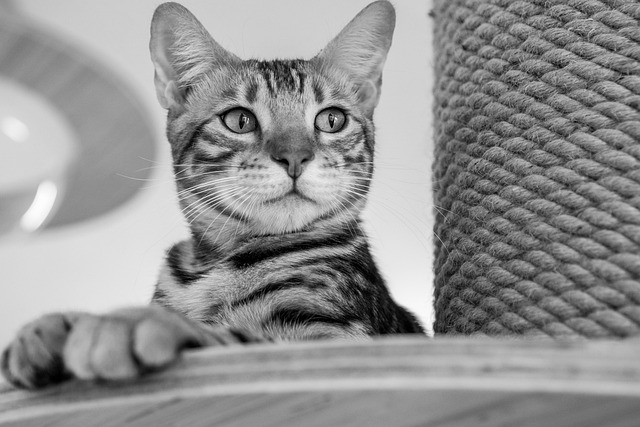
#> input picture imagen_prueba.png, 640 x 427 px
$ python preprocessing.py
#> lines starting #> are read from the running program, lines starting #| are printed output that depends on the picture
"""
preprocessing.py

Módulo de preprocesamiento para un compresor de imágenes basado en DCT.

Etapas implementadas:
1. Carga de imagen.
2. Conversión a escala de grises.
3. Relleno hasta dimensiones múltiplos de 8 usando replicación de borde.
4. División en bloques no solapados de 8x8.
5. Corrimiento de nivel restando 128.

No se utiliza ninguna librería que implemente directamente el algoritmo de compresión.
Solo se usan librerías auxiliares para manejo de arreglos e imágenes.
"""

from dataclasses import dataclass
from pathlib import Path

import numpy as np
from PIL import Image


BLOCK_SIZE = 8


@dataclass
class PreprocessingInfo:
    """
    Información necesaria para reconstruir correctamente la imagen más adelante.

    original_shape:
        Dimensiones originales de la imagen en escala de grises, antes del padding.
        Formato: (alto, ancho)

    padded_shape:
        Dimensiones de la imagen luego del padding.
        Formato: (alto_padded, ancho_padded)

    pad_height:
        Cantidad de filas agregadas al final.

    pad_width:
        Cantidad de columnas agregadas al final.

    block_size:
        Tamaño de bloque utilizado.
    """
    original_shape: tuple[int, int]
    padded_shape: tuple[int, int]
    pad_height: int
    pad_width: int
    block_size: int = BLOCK_SIZE


def load_image(image_path: str | Path) -> np.ndarray:
    """
    Carga una imagen desde disco y la devuelve como arreglo NumPy.

    La imagen se carga en modo RGB para tener una representación consistente,
    incluso si el archivo original estaba en escala de grises, RGBA, etc.

    Parameters
    ----------
    image_path : str | Path
        Ruta al archivo de imagen.

    Returns
    -------
    image_rgb : np.ndarray
        Imagen RGB con forma (alto, ancho, 3) y tipo uint8.
    """
    image_path = Path(image_path)

    if not image_path.exists():
        raise FileNotFoundError(f"No se encontró la imagen: {image_path}")

    with Image.open(image_path) as img:
        image_rgb = img.convert("RGB")
        image_rgb = np.array(image_rgb, dtype=np.uint8)

    return image_rgb


def rgb_to_grayscale(image: np.ndarray) -> np.ndarray:
    """
    Convierte una imagen RGB a escala de grises.

    Se utiliza la combinación ponderada habitual para luminancia:

        Y = 0.299 R + 0.587 G + 0.114 B

    Esta conversión aproxima la sensibilidad del ojo humano,
    que es mayor para el verde, intermedia para el rojo y menor para el azul.

    Parameters
    ----------
    image : np.ndarray
        Imagen de entrada. Puede tener forma:
        - (alto, ancho): imagen ya en escala de grises.
        - (alto, ancho, 3): imagen RGB.
        - (alto, ancho, 4): imagen RGBA, se ignora el canal alfa.

    Returns
    -------
    gray : np.ndarray
        Imagen en escala de grises con forma (alto, ancho) y tipo float32.
    """
    if image.ndim == 2:
        return image.astype(np.float32)

    if image.ndim != 3:
        raise ValueError(
            "La imagen debe tener forma (alto, ancho) o (alto, ancho, canales)."
        )

    if image.shape[2] < 3:
        raise ValueError(
            "La imagen debe tener al menos 3 canales para convertir desde RGB."
        )

    # Se toman solamente los canales RGB. Si hay canal alfa, se ignora.
    r = image[:, :, 0].astype(np.float32)
    g = image[:, :, 1].astype(np.float32)
    b = image[:, :, 2].astype(np.float32)

    gray = 0.299 * r + 0.587 * g + 0.114 * b

    return gray.astype(np.float32)


def compute_padding(height: int, width: int, block_size: int = BLOCK_SIZE) -> tuple[int, int]:
    """
    Calcula cuántas filas y columnas deben agregarse para que
    la imagen tenga dimensiones múltiplos de block_size.

    Parameters
    ----------
    height : int
        Alto original de la imagen.

    width : int
        Ancho original de la imagen.

    block_size : int
        Tamaño de bloque deseado.

    Returns
    -------
    pad_height : int
        Cantidad de filas a agregar.

    pad_width : int
        Cantidad de columnas a agregar.
    """
    if height <= 0 or width <= 0:
        raise ValueError("Las dimensiones de la imagen deben ser positivas.")

    if block_size <= 0:
        raise ValueError("El tamaño de bloque debe ser positivo.")

    pad_height = (block_size - height % block_size) % block_size
    pad_width = (block_size - width % block_size) % block_size

    return pad_height, pad_width


def pad_image_edge(image: np.ndarray, block_size: int = BLOCK_SIZE) -> tuple[np.ndarray, int, int]:
    """
    Rellena la imagen hasta que sus dimensiones sean múltiplos de block_size.

    El relleno se realiza por replicación de borde. Es decir, las filas
    agregadas replican la última fila válida y las columnas agregadas replican
    la última columna válida.

    Parameters
    ----------
    image : np.ndarray
        Imagen en escala de grises con forma (alto, ancho).

    block_size : int
        Tamaño de bloque deseado.

    Returns
    -------
    padded_image : np.ndarray
        Imagen con dimensiones múltiplos de block_size.

    pad_height : int
        Cantidad de filas agregadas.

    pad_width : int
        Cantidad de columnas agregadas.
    """
    if image.ndim != 2:
        raise ValueError("El padding espera una imagen 2D en escala de grises.")

    height, width = image.shape
    pad_height, pad_width = compute_padding(height, width, block_size)

    padded_image = np.pad(
        image,
        pad_width=((0, pad_height), (0, pad_width)),
        mode="edge"
    )

    return padded_image.astype(np.float32), pad_height, pad_width


def split_into_blocks(image: np.ndarray, block_size: int = BLOCK_SIZE) -> np.ndarray:
    """
    Divide una imagen 2D en bloques no solapados de block_size x block_size.

    La imagen debe tener dimensiones múltiplos de block_size.

    Parameters
    ----------
    image : np.ndarray
        Imagen en escala de grises, ya con padding aplicado.
        Forma: (alto_padded, ancho_padded)

    block_size : int
        Tamaño de bloque.

    Returns
    -------
    blocks : np.ndarray
        Arreglo de bloques con forma:

            (num_bloques_vertical, num_bloques_horizontal, block_size, block_size)

        Por ejemplo, para una imagen de 256x256 y bloques de 8x8:
            blocks.shape = (32, 32, 8, 8)
    """
    if image.ndim != 2:
        raise ValueError("La imagen debe ser 2D para dividirla en bloques.")

    height, width = image.shape

    if height % block_size != 0 or width % block_size != 0:
        raise ValueError(
            "Las dimensiones de la imagen deben ser múltiplos del tamaño de bloque."
        )

    num_blocks_h = height // block_size
    num_blocks_w = width // block_size

    blocks = image.reshape(
        num_blocks_h,
        block_size,
        num_blocks_w,
        block_size
    )

    blocks = blocks.transpose(0, 2, 1, 3)

    return blocks.astype(np.float32)


def level_shift_blocks(blocks: np.ndarray, shift: float = 128.0) -> np.ndarray:
    """
    Aplica corrimiento de nivel a los bloques.

    Para imágenes de 8 bits, se resta 128 para pasar aproximadamente de:

        [0, 255]  a  [-128, 127]

    Parameters
    ----------
    blocks : np.ndarray
        Bloques de imagen con forma:
        (num_bloques_vertical, num_bloques_horizontal, block_size, block_size)

    shift : float
        Valor a restar. Para imágenes de 8 bits se usa 128.

    Returns
    -------
    shifted_blocks : np.ndarray
        Bloques con corrimiento de nivel aplicado.
    """
    if blocks.ndim != 4:
        raise ValueError(
            "Los bloques deben tener forma "
            "(num_bloques_vertical, num_bloques_horizontal, block_size, block_size)."
        )

    shifted_blocks = blocks.astype(np.float32) - shift

    return shifted_blocks


def preprocess_image(image_path: str | Path, block_size: int = BLOCK_SIZE) -> tuple[np.ndarray, PreprocessingInfo]:
    """
    Ejecuta el preprocesamiento completo de una imagen.

    Etapas:
    1. Carga de imagen.
    2. Conversión a escala de grises.
    3. Padding por replicación de borde.
    4. División en bloques de 8x8.
    5. Corrimiento de nivel.

    Parameters
    ----------
    image_path : str | Path
        Ruta a la imagen de entrada.

    block_size : int
        Tamaño de bloque. Por defecto, 8.

    Returns
    -------
    shifted_blocks : np.ndarray
        Bloques preprocesados y centrados alrededor de cero.
        Forma:
        (num_bloques_vertical, num_bloques_horizontal, block_size, block_size)

    info : PreprocessingInfo
        Información necesaria para la etapa de reconstrucción.
    """
    image_rgb = load_image(image_path)
#> in load_image, img is the input picture: PIL image 640x427 L; min 0, max 255, mean 145.5

    gray = rgb_to_grayscale(image_rgb)
    original_shape = gray.shape
#> original_shape = (427, 640)

    padded_gray, pad_height, pad_width = pad_image_edge(gray, block_size)
#> in pad_image_edge, `padded_image = np.pad( image, pad_width=((0, pad_height), (0, pad_widt..`:
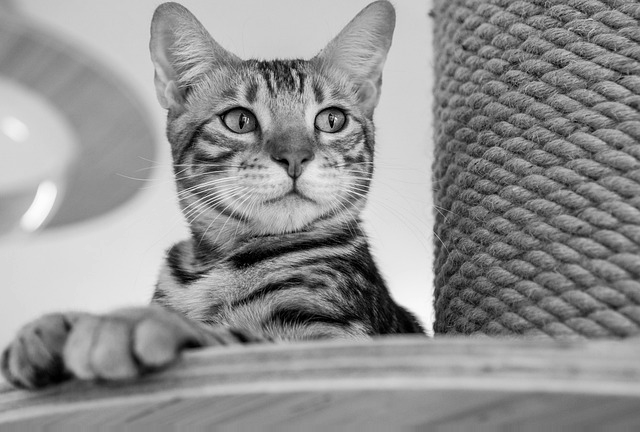
#> padded_image: shape (432, 640) float32; min 0, max 255, mean 145.3
#> pad_height = 5; pad_width = 0
    padded_shape = padded_gray.shape
#> padded_shape = (432, 640)

    blocks = split_into_blocks(padded_gray, block_size)
    shifted_blocks = level_shift_blocks(blocks, shift=128.0)

    info = PreprocessingInfo(
        original_shape=original_shape,
        padded_shape=padded_shape,
        pad_height=pad_height,
        pad_width=pad_width,
        block_size=block_size
    )

    return shifted_blocks, info


if __name__ == "__main__":
    # Ejemplo mínimo de uso.
    # Cambiar esta ruta por la imagen que quieran probar.
    image_path = "imagen_prueba.png"

    blocks, info = preprocess_image(image_path)

    print("Preprocesamiento completado.")
    print(f"Dimensiones originales: {info.original_shape}")
#| Dimensiones originales: (427, 640)
    print(f"Dimensiones con padding: {info.padded_shape}")
#| Dimensiones con padding: (432, 640)
    print(f"Padding agregado: filas={info.pad_height}, columnas={info.pad_width}")
#| Padding agregado: filas=5, columnas=0
    print(f"Forma del arreglo de bloques: {blocks.shape}")
#| Forma del arreglo de bloques: (54, 80, 8, 8)
    print(f"Rango de valores luego del level shift: [{blocks.min():.2f}, {blocks.max():.2f}]")
#| Rango de valores luego del level shift: [-128.00, 127.00]

$ run again, with Messi.jpg saved as imagen_prueba.png
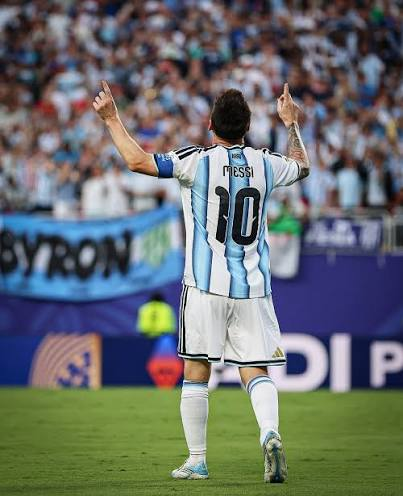
#> input picture Messi.jpg, 403 x 496 px
#> in load_image, img is the input picture: PIL image 403x496 RGB; mean R, G, B 105.7, 111.1, 109.7
#> in rgb_to_grayscale, `b = image[:, :, 2].astype(np.float32)`:
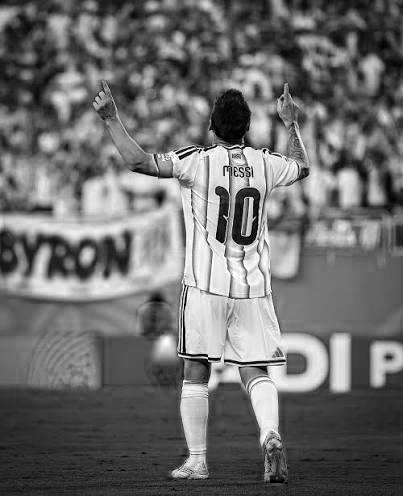
#> b: shape (496, 403) float32; min 0, max 255, mean 109.7
#> in pad_image_edge, `padded_image = np.pad( image, pad_width=((0, pad_height), (0, pad_widt..`:
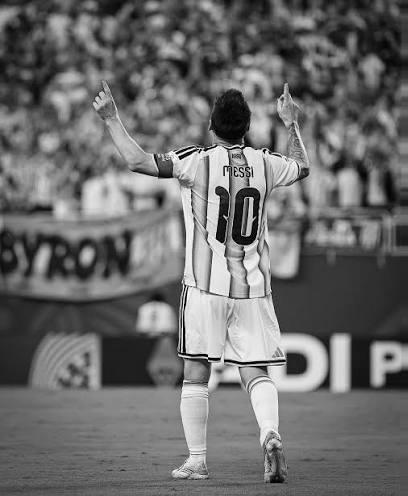
#> padded_image: shape (496, 408) float32; min 0, max 254.8, mean 108.9
#> in preprocess_image, `padded_gray, pad_height, pad_width = pad_image_edge(gray, block_size)`: pad_height = 0; pad_width = 5
#| Dimensiones originales: (496, 403)
#| Dimensiones con padding: (496, 408)
#| Padding agregado: filas=0, columnas=5
#| Forma del arreglo de bloques: (62, 51, 8, 8)
#| Rango de valores luego del level shift: [-128.00, 126.77]
